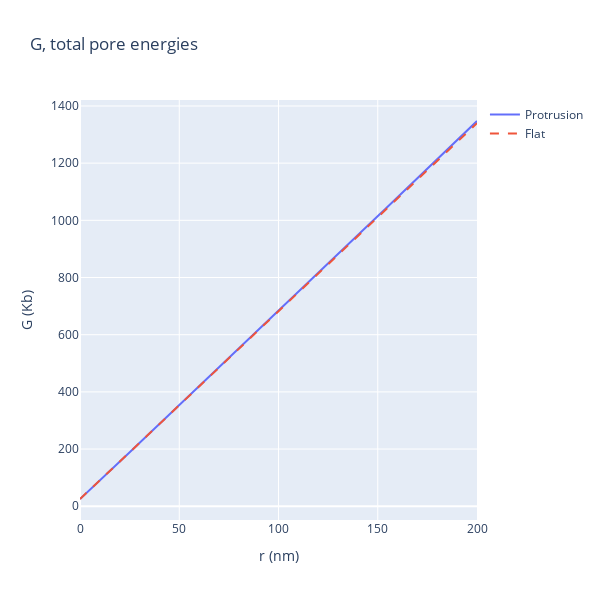
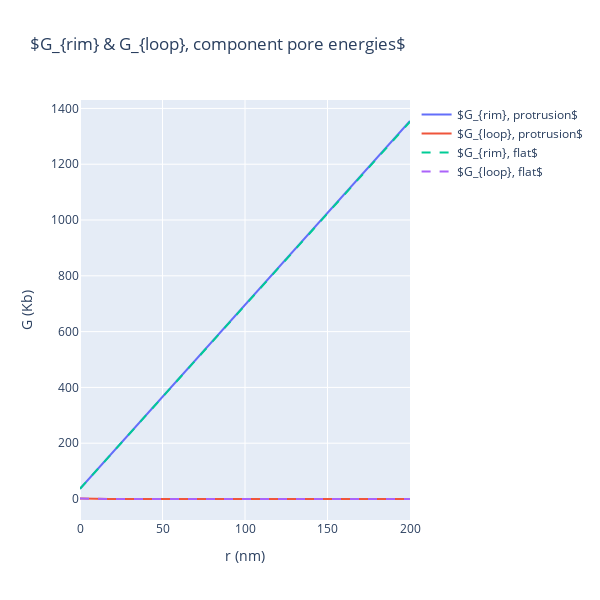

Here is the notebook cell these charts were saved with, in order:
### Markdown cell above
Great!  It finally matches what's in their paper.  Thanks Python!
That said, I was previously unsure how $G_{loop} + G_{rim}$ could add up to the total G.  It didn't look like it worked out that way visually ($G_{loop}$ never goes negative), and the arithmetic gave something a little off... For $H_0 = 0$, here's what G yields versus the sum of the purported components:
- $G = \pi K_b (W(\xi,\theta)+W(\xi,-\theta)-2(4cos(\theta)))$
- $G_{loop}+G_{rim} = \pi K_b (W(\xi,\theta)+W(\xi,-\theta)-4cos(\theta))$

Something is weird with their decomposition into components...?  Total G must not be a simple sum of two linearly independent components.
At any rate, let's apply it to a *fusion pore* within a conical vs flat membrane now that we at least know the code is working.

## Energy of an Inclined Fusion Pore

How does a fusion pore differ from a pore in a membrane?
- Kb is bigger. Fortunately, we were calculating things as multiples of Kb rather than as kT or as actual energy units, so this won't alter things.
- Membrane thickness is ~2x since we're now dealing with a bilayer rather than a monolayer.
- **Crucially, we are going to remap R1, R2, and h.** R1 will be the distance between the two inner (directly apposed) monolayers; R2 will be measured from the pore central axis to the inner monolayer's headgroup; and h will be the bilayer thickness rather than the headgroup thickness. 
    - We'll restrict the present analysis to be for the pore formation and very early growth, so we'll assume that the two freshly fused membranes are still within the ~1-2 nm critical separation of the inner leaflets.  That is, we'll make R1 = 1.5 nm. 
    - We'll use the rule of monolayer thickness rule of thumb: h = 5 nm. 

With that in mind, let's adapt Christoph and Rob's coordinate scheme to be for a bent bilayer rather than a bent monolayer using the following coordinate scheme: <br>
<img src="Imgs/inclined_pore_background.jpg" width=300/>

To figure out the proper tilt angle, $\theta$, we can just do some simple trigonometry to relate it to the pore radius (in orange): <br>
<img src="Imgs/protrusion_pore_tilt.jpg" width=300/>

So given that the protrusion is 500 nm in diameter, we get: <br>
    $\theta = arctan(\frac{r}{250 nm})$

### Code cell
# Redo imports just in case you want to run this block of code independently
import numpy as np
import sympy as sp
import plotly.graph_objs as go

# --------------------------------------------------------------
# Set constants
# --------------------------------------------------------------
# Pore parameters
# See above 
Kb = 1 # kT; again set to 1 just so that we can evaluate in terms of Kb instead of true energy
H0 = 0 # 1/nm;
h = 5 # nm; thickness of the fusing bilayer, assume uniform thickness
R1 = 1.5 # nm; dist b/w inner leaflets
m = h + R1 # nm; dist from outer leaflet to midplane b/w fusing membranes

# Protrusion parameters
rProtr = 250 # nm; radius of the protrusion

# --------------------------------------------------------------
# Define the functions
# --------------------------------------------------------------
def xi(r,theta):
    return (r + m*np.cos(theta))/R1;
            
def W(wXi,theta):
    xiSqr = wXi**2
    sqrtXiSqr = np.sqrt(xiSqr - 1)
    return ( (2*xiSqr)/sqrtXiSqr * (np.arctan((np.tan(theta/2 + np.pi/4) * sqrtXiSqr)/(wXi-1))
            - np.arctan((np.tan(theta/2) * sqrtXiSqr)/(wXi-1))) )

def T(tXi,theta):
    cosTheta = np.cos(theta)
    return ( -4*cosTheta - H0*R1*(np.pi*tXi - 4*cosTheta)
            + H0**2 * R1**2 * (np.pi*tXi/2 - cosTheta) )

def G(r,theta):
    thisXi = xi(r,theta)
    return np.pi * Kb * (W(thisXi,theta) + W(thisXi,-theta) + 2*T(thisXi,theta))
# ***NOTE: THE EXPRESSION FOR GRim IS FROM ASSUMING H0=0 *** --> return 0 if trying to use H0 != 0
def GRim(r,theta):
    if H0 == 0:
        return np.pi * Kb * (np.pi*xi(r,theta) - 2*np.cos(theta))
    else:
        return 0
def GLoop(r,theta):
    thisXi = xi(r,theta)
    if H0 == 0:
        return np.pi * Kb * (-np.pi*thisXi - 2*np.cos(theta) + W(thisXi,theta) + W(thisXi,-theta))
    else:
        return 0

    
# --------------------------------------------------------------
# Computation
# --------------------------------------------------------------
# Again, need to graph over r - r_m rather than r itself
rEff = np.linspace(0,200,100)
print("rEff=",rEff)

# Find the r's to plug into our G, GRim, and GLoop
rFlat = rEff # since theta = 0

# Since we're assuming that this pore is in the hemispherical tip of a protrusion, theta is a fxn of pore diameter
thetasProtr = np.arcsin(rEff/rProtr)

rProtr = rEff + m*(1-np.cos(thetasProtr))
print("rProtr=",rProtr)

# Actual computation
# Array to hold G's for pore in flat membrane
flatGVals = np.zeros(len(rEff))
flatGRimVals = np.zeros(len(rEff))
flatGLoopVals = np.zeros(len(rEff))

# Array to hold G's for pore in protrusion tip
protrGVals = np.zeros(len(rEff))
protrGRimVals = np.zeros(len(rEff))
protrGLoopVals = np.zeros(len(rEff))

for i in range(len(rEff)):
    flatGVals[i] = G(rFlat[i],0)
    flatGRimVals[i] = GRim(rFlat[i],0)
    flatGLoopVals[i] = GLoop(rFlat[i],0)
    protrGVals[i] = G(rProtr[i],thetasProtr[i])
    protrGRimVals[i] = GRim(rProtr[i],thetasProtr[i])
    protrGLoopVals[i] = GLoop(rProtr[i],thetasProtr[i])

# --------------------------------------------------------------
# Graph results
# --------------------------------------------------------------
# Graph total energies against each other
totGFig = go.Figure()
totGFig.add_trace(go.Scatter(x=rEff, y=protrGVals, name=r"Protrusion",
                        mode='lines'))
totGFig.add_trace(go.Scatter(x=rEff, y=flatGVals, name=r"Flat", #Add dashed curves after lines so they don't get covered
                        line=dict(dash='dash'),
                        mode='lines'))
# Some quick figure styling
totGFig.update_layout(title="G, total pore energies",
                  xaxis_title="r (nm)", yaxis_title="G (Kb)",
                  autosize=False, width=600, height=600)
totGFig.show()

# Graph GRim energies against each other
rimGFig = go.Figure()
rimGFig.add_trace(go.Scatter(x=rEff, y=protrGRimVals, name=r"$G_{rim}, protrusion$",
                        mode='lines'))
rimGFig.add_trace(go.Scatter(x=rEff, y=protrGLoopVals, name=r"$G_{loop}, protrusion$",
                        mode='lines'))
rimGFig.add_trace(go.Scatter(x=rEff, y=flatGRimVals, name=r"$G_{rim}, flat$",
                        line=dict(dash='dash'),
                        mode='lines'))
rimGFig.add_trace(go.Scatter(x=rEff, y=flatGLoopVals, name=r"$G_{loop}, flat$",
                        line=dict(dash='dash'),
                        mode='lines'))
rimGFig.update_layout(title=r"$G_{rim} & G_{loop}, component pore energies$",
                  xaxis_title="r (nm)", yaxis_title="G (Kb)",
                  autosize=False, width=600, height=600)
rimGFig.show()

print('done')

### Figure 1 — Plotly figure (JSON) as saved in the notebook; plotly's stock layout.template omitted (floating-point values rounded to 4 significant figures)
{"data": [{"mode": "lines", "name": "Protrusion", "type": "scatter", "x": [0, 2.02, 4.04, 6.061, 8.081, 10.1, 12.12, 14.14, 16.16, 18.18, 20.2, 22.22, 24.24, 26.26, 28.28, 30.3, 32.32, 34.34, 36.36, 38.38, 40.4, 42.42, 44.44, 46.46, 48.48, 50.51, 52.53, 54.55, 56.57, 58.59, 60.61, 62.63, 64.65, 66.67, 68.69, 70.71, 72.73, 74.75, 76.77, 78.79, 80.81, 82.83, 84.85, 86.87, 88.89, 90.91, 92.93, 94.95, 96.97, 98.99, 101.0, 103.0, 105.1, 107.1, 109.1, 111.1, 113.1, 115.2, 117.2, 119.2, 121.2, 123.2, 125.3, 127.3, 129.3, 131.3, 133.3, 135.4, 137.4, 139.4, 141.4, 143.4, 145.5, 147.5, 149.5, 151.5, 153.5, 155.6, 157.6, 159.6, 161.6, 163.6, 165.7, 167.7, 169.7, 171.7, 173.7, 175.8, 177.8, 179.8, 181.8, 183.8, 185.9, 187.9, 189.9, 191.9, 193.9, 196.0, 198.0, 200], "y": [25.34, 38.23, 51.31, 64.46, 77.65, 90.88, 104.1, 117.4, 130.6, 143.9, 157.2, 170.5, 183.8, 197.1, 210.4, 223.7, 237.0, 250.3, 263.6, 276.9, 290.2, 303.5, 316.8, 330.1, 343.4, 356.8, 370.1, 383.4, 396.7, 410.0, 423.4, 436.7, 450.0, 463.4, 476.7, 490.0, 503.4, 516.7, 530.0, 543.4, 556.7, 570.1, 583.4, 596.7, 610.1, 623.4, 636.8, 650.1, 663.5, 676.9, 690.2, 703.6, 716.9, 730.3, 743.7, 757.0, 770.4, 783.8, 797.1, 810.5, 823.9, 837.3, 850.6, 864.0, 877.4, 890.8, 904.2, 917.6, 931.0, 944.3, 957.7, 971.1, 984.5, 997.9, 1011.0, 1025.0, 1038.0, 1052.0, 1065.0, 1078.0, 1092.0, 1105.0, 1119.0, 1132.0, 1146.0, 1159.0, 1172.0, 1186.0, 1199.0, 1213.0, 1226.0, 1240.0, 1253.0, 1267.0, 1280.0, 1294.0, 1307.0, 1320.0, 1334.0, 1347.0]}, {"line": {"dash": "dash"}, "mode": "lines", "name": "Flat", "type": "scatter", "x": [0, 2.02, 4.04, 6.061, 8.081, 10.1, 12.12, 14.14, 16.16, 18.18, 20.2, 22.22, 24.24, 26.26, 28.28, 30.3, 32.32, 34.34, 36.36, 38.38, 40.4, 42.42, 44.44, 46.46, 48.48, 50.51, 52.53, 54.55, 56.57, 58.59, 60.61, 62.63, 64.65, 66.67, 68.69, 70.71, 72.73, 74.75, 76.77, 78.79, 80.81, 82.83, 84.85, 86.87, 88.89, 90.91, 92.93, 94.95, 96.97, 98.99, 101.0, 103.0, 105.1, 107.1, 109.1, 111.1, 113.1, 115.2, 117.2, 119.2, 121.2, 123.2, 125.3, 127.3, 129.3, 131.3, 133.3, 135.4, 137.4, 139.4, 141.4, 143.4, 145.5, 147.5, 149.5, 151.5, 153.5, 155.6, 157.6, 159.6, 161.6, 163.6, 165.7, 167.7, 169.7, 171.7, 173.7, 175.8, 177.8, 179.8, 181.8, 183.8, 185.9, 187.9, 189.9, 191.9, 193.9, 196.0, 198.0, 200], "y": [25.34, 38.23, 51.3, 64.45, 77.64, 90.86, 104.1, 117.3, 130.6, 143.9, 157.1, 170.4, 183.7, 197.0, 210.2, 223.5, 236.8, 250.1, 263.4, 276.6, 289.9, 303.2, 316.5, 329.8, 343.1, 356.4, 369.6, 382.9, 396.2, 409.5, 422.8, 436.1, 449.4, 462.7, 476.0, 489.3, 502.5, 515.8, 529.1, 542.4, 555.7, 569.0, 582.3, 595.6, 608.9, 622.2, 635.4, 648.7, 662.0, 675.3, 688.6, 701.9, 715.2, 728.5, 741.8, 755.1, 768.4, 781.6, 794.9, 808.2, 821.5, 834.8, 848.1, 861.4, 874.7, 888.0, 901.3, 914.6, 927.9, 941.1, 954.4, 967.7, 981.0, 994.3, 1008.0, 1021.0, 1034.0, 1047.0, 1061.0, 1074.0, 1087.0, 1101.0, 1114.0, 1127.0, 1141.0, 1154.0, 1167.0, 1180.0, 1194.0, 1207.0, 1220.0, 1234.0, 1247.0, 1260.0, 1273.0, 1287.0, 1300.0, 1313.0, 1327.0, 1340.0]}], "layout": {"autosize": false, "height": 600, "title": {"text": "G, total pore energies"}, "width": 600, "xaxis": {"autorange": true, "range": [0, 200], "title": {"text": "r (nm)"}, "type": "linear"}, "yaxis": {"autorange": true, "range": [-48.11, 1421.0], "title": {"text": "G (Kb)"}, "type": "linear"}}}

### Figure 2 — Plotly figure (JSON) as saved in the notebook; plotly's stock layout.template omitted (floating-point values rounded to 4 significant figures)
{"data": [{"mode": "lines", "name": "$G_{rim}, protrusion$", "type": "scatter", "x": [0, 2.02, 4.04, 6.061, 8.081, 10.1, 12.12, 14.14, 16.16, 18.18, 20.2, 22.22, 24.24, 26.26, 28.28, 30.3, 32.32, 34.34, 36.36, 38.38, 40.4, 42.42, 44.44, 46.46, 48.48, 50.51, 52.53, 54.55, 56.57, 58.59, 60.61, 62.63, 64.65, 66.67, 68.69, 70.71, 72.73, 74.75, 76.77, 78.79, 80.81, 82.83, 84.85, 86.87, 88.89, 90.91, 92.93, 94.95, 96.97, 98.99, 101.0, 103.0, 105.1, 107.1, 109.1, 111.1, 113.1, 115.2, 117.2, 119.2, 121.2, 123.2, 125.3, 127.3, 129.3, 131.3, 133.3, 135.4, 137.4, 139.4, 141.4, 143.4, 145.5, 147.5, 149.5, 151.5, 153.5, 155.6, 157.6, 159.6, 161.6, 163.6, 165.7, 167.7, 169.7, 171.7, 173.7, 175.8, 177.8, 179.8, 181.8, 183.8, 185.9, 187.9, 189.9, 191.9, 193.9, 196.0, 198.0, 200], "y": [36.49, 49.78, 63.07, 76.36, 89.66, 103.0, 116.2, 129.5, 142.8, 156.1, 169.4, 182.7, 196.0, 209.3, 222.6, 235.9, 249.2, 262.5, 275.8, 289.1, 302.4, 315.7, 329.0, 342.3, 355.6, 368.9, 382.2, 395.5, 408.8, 422.1, 435.4, 448.7, 462.1, 475.4, 488.7, 502.0, 515.3, 528.6, 541.9, 555.2, 568.5, 581.8, 595.1, 608.4, 621.8, 635.1, 648.4, 661.7, 675.0, 688.3, 701.6, 715.0, 728.3, 741.6, 754.9, 768.2, 781.5, 794.9, 808.2, 821.5, 834.8, 848.1, 861.5, 874.8, 888.1, 901.4, 914.8, 928.1, 941.4, 954.7, 968.1, 981.4, 994.7, 1008.0, 1021.0, 1035.0, 1048.0, 1061.0, 1075.0, 1088.0, 1101.0, 1115.0, 1128.0, 1141.0, 1155.0, 1168.0, 1181.0, 1195.0, 1208.0, 1221.0, 1235.0, 1248.0, 1261.0, 1275.0, 1288.0, 1302.0, 1315.0, 1328.0, 1342.0, 1355.0]}, {"mode": "lines", "name": "$G_{loop}, protrusion$", "type": "scatter", "x": [0, 2.02, 4.04, 6.061, 8.081, 10.1, 12.12, 14.14, 16.16, 18.18, 20.2, 22.22, 24.24, 26.26, 28.28, 30.3, 32.32, 34.34, 36.36, 38.38, 40.4, 42.42, 44.44, 46.46, 48.48, 50.51, 52.53, 54.55, 56.57, 58.59, 60.61, 62.63, 64.65, 66.67, 68.69, 70.71, 72.73, 74.75, 76.77, 78.79, 80.81, 82.83, 84.85, 86.87, 88.89, 90.91, 92.93, 94.95, 96.97, 98.99, 101.0, 103.0, 105.1, 107.1, 109.1, 111.1, 113.1, 115.2, 117.2, 119.2, 121.2, 123.2, 125.3, 127.3, 129.3, 131.3, 133.3, 135.4, 137.4, 139.4, 141.4, 143.4, 145.5, 147.5, 149.5, 151.5, 153.5, 155.6, 157.6, 159.6, 161.6, 163.6, 165.7, 167.7, 169.7, 171.7, 173.7, 175.8, 177.8, 179.8, 181.8, 183.8, 185.9, 187.9, 189.9, 191.9, 193.9, 196.0, 198.0, 200], "y": [1.419, 1.023, 0.7993, 0.6561, 0.5564, 0.4831, 0.4268, 0.3823, 0.3461, 0.3163, 0.2911, 0.2697, 0.2512, 0.2351, 0.2209, 0.2083, 0.1971, 0.1871, 0.178, 0.1697, 0.1622, 0.1553, 0.149, 0.1432, 0.1378, 0.1328, 0.1282, 0.1238, 0.1198, 0.116, 0.1124, 0.1091, 0.1059, 0.103, 0.1001, 0.09748, 0.09495, 0.09255, 0.09027, 0.0881, 0.08603, 0.08406, 0.08217, 0.08037, 0.07864, 0.07699, 0.07541, 0.07388, 0.07242, 0.07102, 0.06967, 0.06837, 0.06711, 0.06591, 0.06474, 0.06362, 0.06253, 0.06148, 0.06046, 0.05948, 0.05853, 0.05761, 0.05672, 0.05585, 0.05501, 0.0542, 0.05341, 0.05264, 0.05189, 0.05117, 0.05046, 0.04977, 0.04911, 0.04845, 0.04782, 0.0472, 0.0466, 0.04602, 0.04544, 0.04489, 0.04434, 0.04381, 0.04329, 0.04278, 0.04229, 0.0418, 0.04133, 0.04087, 0.04042, 0.03997, 0.03954, 0.03912, 0.0387, 0.03829, 0.0379, 0.03751, 0.03712, 0.03675, 0.03638, 0.03602]}, {"line": {"dash": "dash"}, "mode": "lines", "name": "$G_{rim}, flat$", "type": "scatter", "visible": true, "x": [0, 2.02, 4.04, 6.061, 8.081, 10.1, 12.12, 14.14, 16.16, 18.18, 20.2, 22.22, 24.24, 26.26, 28.28, 30.3, 32.32, 34.34, 36.36, 38.38, 40.4, 42.42, 44.44, 46.46, 48.48, 50.51, 52.53, 54.55, 56.57, 58.59, 60.61, 62.63, 64.65, 66.67, 68.69, 70.71, 72.73, 74.75, 76.77, 78.79, 80.81, 82.83, 84.85, 86.87, 88.89, 90.91, 92.93, 94.95, 96.97, 98.99, 101.0, 103.0, 105.1, 107.1, 109.1, 111.1, 113.1, 115.2, 117.2, 119.2, 121.2, 123.2, 125.3, 127.3, 129.3, 131.3, 133.3, 135.4, 137.4, 139.4, 141.4, 143.4, 145.5, 147.5, 149.5, 151.5, 153.5, 155.6, 157.6, 159.6, 161.6, 163.6, 165.7, 167.7, 169.7, 171.7, 173.7, 175.8, 177.8, 179.8, 181.8, 183.8, 185.9, 187.9, 189.9, 191.9, 193.9, 196.0, 198.0, 200], "y": [36.49, 49.78, 63.07, 76.36, 89.65, 102.9, 116.2, 129.5, 142.8, 156.1, 169.4, 182.7, 196.0, 209.3, 222.6, 235.9, 249.2, 262.5, 275.7, 289.0, 302.3, 315.6, 328.9, 342.2, 355.5, 368.8, 382.1, 395.4, 408.7, 422.0, 435.3, 448.5, 461.8, 475.1, 488.4, 501.7, 515.0, 528.3, 541.6, 554.9, 568.2, 581.5, 594.8, 608.1, 621.4, 634.6, 647.9, 661.2, 674.5, 687.8, 701.1, 714.4, 727.7, 741.0, 754.3, 767.6, 780.9, 794.2, 807.4, 820.7, 834.0, 847.3, 860.6, 873.9, 887.2, 900.5, 913.8, 927.1, 940.4, 953.7, 967.0, 980.2, 993.5, 1007.0, 1020.0, 1033.0, 1047.0, 1060.0, 1073.0, 1087.0, 1100.0, 1113.0, 1126.0, 1140.0, 1153.0, 1166.0, 1180.0, 1193.0, 1206.0, 1220.0, 1233.0, 1246.0, 1259.0, 1273.0, 1286.0, 1299.0, 1313.0, 1326.0, 1339.0, 1352.0]}, {"line": {"dash": "dash"}, "mode": "lines", "name": "$G_{loop}, flat$", "type": "scatter", "x": [0, 2.02, 4.04, 6.061, 8.081, 10.1, 12.12, 14.14, 16.16, 18.18, 20.2, 22.22, 24.24, 26.26, 28.28, 30.3, 32.32, 34.34, 36.36, 38.38, 40.4, 42.42, 44.44, 46.46, 48.48, 50.51, 52.53, 54.55, 56.57, 58.59, 60.61, 62.63, 64.65, 66.67, 68.69, 70.71, 72.73, 74.75, 76.77, 78.79, 80.81, 82.83, 84.85, 86.87, 88.89, 90.91, 92.93, 94.95, 96.97, 98.99, 101.0, 103.0, 105.1, 107.1, 109.1, 111.1, 113.1, 115.2, 117.2, 119.2, 121.2, 123.2, 125.3, 127.3, 129.3, 131.3, 133.3, 135.4, 137.4, 139.4, 141.4, 143.4, 145.5, 147.5, 149.5, 151.5, 153.5, 155.6, 157.6, 159.6, 161.6, 163.6, 165.7, 167.7, 169.7, 171.7, 173.7, 175.8, 177.8, 179.8, 181.8, 183.8, 185.9, 187.9, 189.9, 191.9, 193.9, 196.0, 198.0, 200], "y": [1.419, 1.023, 0.7993, 0.6561, 0.5564, 0.4831, 0.4268, 0.3823, 0.3461, 0.3163, 0.2911, 0.2697, 0.2512, 0.2351, 0.2209, 0.2083, 0.1971, 0.1871, 0.178, 0.1697, 0.1622, 0.1553, 0.149, 0.1432, 0.1378, 0.1328, 0.1282, 0.1238, 0.1198, 0.116, 0.1124, 0.1091, 0.1059, 0.103, 0.1001, 0.09748, 0.09496, 0.09256, 0.09028, 0.08811, 0.08604, 0.08406, 0.08218, 0.08038, 0.07865, 0.077, 0.07541, 0.07389, 0.07243, 0.07103, 0.06968, 0.06838, 0.06712, 0.06592, 0.06475, 0.06363, 0.06254, 0.06149, 0.06048, 0.05949, 0.05854, 0.05762, 0.05673, 0.05587, 0.05503, 0.05421, 0.05342, 0.05265, 0.05191, 0.05118, 0.05048, 0.04979, 0.04913, 0.04848, 0.04784, 0.04723, 0.04662, 0.04604, 0.04547, 0.04491, 0.04437, 0.04384, 0.04332, 0.04281, 0.04232, 0.04183, 0.04136, 0.0409, 0.04045, 0.04001, 0.03957, 0.03915, 0.03874, 0.03833, 0.03794, 0.03755, 0.03717, 0.03679, 0.03643, 0.03607]}], "layout": {"autosize": false, "height": 600, "title": {"text": "$G_{rim} & G_{loop}, component pore energies$"}, "width": 600, "xaxis": {"autorange": true, "range": [0, 200], "title": {"text": "r (nm)"}, "type": "linear"}, "yaxis": {"autorange": true, "range": [-75.24, 1430.0], "title": {"text": "G (Kb)"}, "type": "linear"}}}
